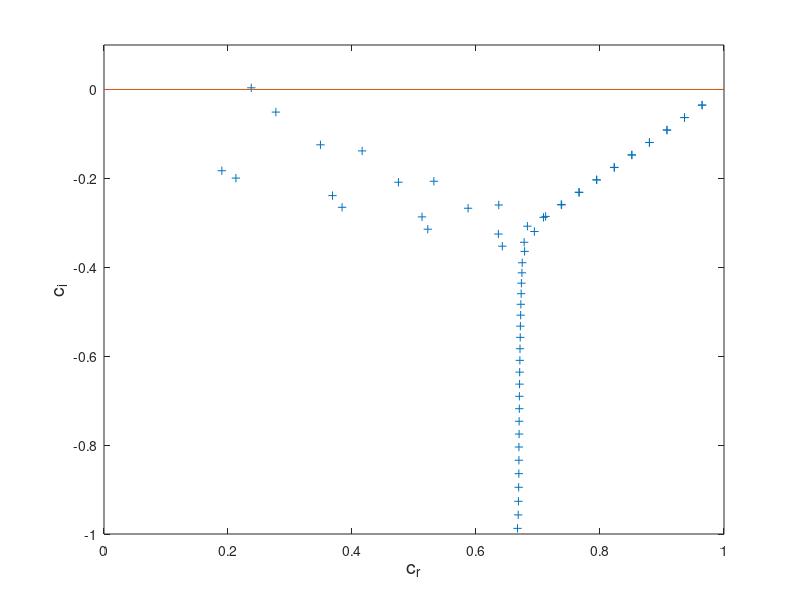

The MATLAB script that drew this image:
% Matlab script to find global eigenvalues for Poiseuille flow
clear
N=121;
R=10000;
alpha=1;
% The collocation points are at ybar=cos(m*pi/(N-1)) for m=0..N-1
% Setup matrix t of Chebyshev polynomials and their derivatives at each collocation
% point
for m=N-2:-1:2
    ybar=cos(m*pi/(N-1));
    t=0.0;
    t(1,1)=1.0;
    t(1,2)=ybar;
    for ii=2:N-1
        t(1,ii+1)=2.0*ybar*t(1,ii)-t(1,ii-1);
    end
    for j=2:5
        t(j,1)=0.0;
        t(j,2)=t(j-1,1);
        t(j,3)=4.0*t(j-1,2);
        for k=4:N
            t(j,k)=2.0*(k-1.0)*t(j-1,k-1)+(k-1.0)/(k-3.0)*t(j,k-2);
        end
    end
    % Evaluate the base flow at value of ybar
    U=1.0-ybar^2.0;
    dU=-2.0*ybar;
    d2U=-2.0;
    % Setting up matrices of Orr-Sommerfeld equation
    for j=1:N
        a(N-m,j)=U*(t(3,j)-alpha^2*t(1,j))-d2U*t(1,j)-1.0/(1i*alpha*R)*(t(5,j)-2.0*alpha^2*t(3,j)+alpha^4.0*t(1,j));
        b(N-m,j)=t(3,j)-alpha^2*t(1,j);
    end
end

% Boundary conditions
for j=1:N
    a(1,j)=1.0;
    a(2,j)=(j-1.0)^2.0;
    a(N-1,j)=(-1.0)^(j-2.0)*(j-1.0)^2.0;
    a(N,j)=(-1.0)^(j-1.0);
    b(1,j)=0.0;
    b(2,j)=0.0;
    b(N-1,j)=0.0;
    b(N,j)=0.0;
end

% find eigenvalues c
[V,D]=eig(a,b,'qz');
% put eigenvalues into plottable form
d = diag(D);
realc = real(d);
imagc = imag(d);

plot(realc,imagc,'+',[0 1],[0 0],'MarkerSize',10)
xlabel('c_r','Fontsize',14);
ylabel('c_i','Fontsize',14);
axis([0 1 -1 0.1])

% Check if there are positive, finite c_i
disp(max(imagc(~isinf(imagc)))>=0);
